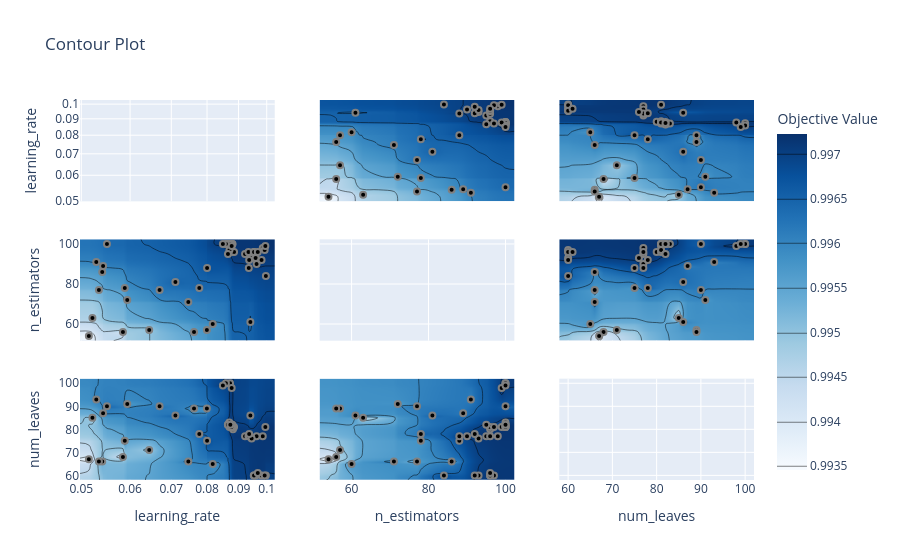

Source (notebook cell):
### Code cell
from optuna.visualization import plot_contour

plot_contour(study)

### Figure 1 — Plotly figure (JSON) as saved in the notebook; plotly's stock layout.template omitted (floating-point values rounded to 4 significant figures; data arrays with more than 128 entries replaced by an {"elided": "..."} marker saying what was removed)
{"data": [{"type": "scatter", "xaxis": "x", "yaxis": "y"}, {"colorbar": {"title": {"text": "Objective Value"}}, "colorscale": [[0, "rgb(247,251,255)"], [0.125, "rgb(222,235,247)"], [0.25, "rgb(198,219,239)"], [0.375, "rgb(158,202,225)"], [0.5, "rgb(107,174,214)"], [0.625, "rgb(66,146,198)"], [0.75, "rgb(33,113,181)"], [0.875, "rgb(8,81,156)"], [1, "rgb(8,48,107)"]], "connectgaps": true, "contours": {"coloring": "heatmap"}, "hoverinfo": "none", "line": {"smoothing": 1.3}, "reversescale": false, "showscale": true, "type": "contour", "x": [0.04976, 0.05143, 0.05213, 0.05288, 0.0534, 0.05407, 0.05424, 0.05503, 0.05842, 0.05882, 0.05937, 0.06445, 0.06699, 0.07108, 0.0746, 0.0762, 0.07772, 0.07995, 0.08001, 0.08172, 0.08488, 0.08585, 0.08647, 0.08651, 0.08695, 0.087, 0.08719, 0.08728, 0.08743, 0.08762, 0.08771, 0.08793, 0.08797, 0.08814, 0.0885, 0.09221, 0.0934, 0.09351, 0.09365, 0.09407, 0.09451, 0.09527, 0.09536, 0.09594, 0.09628, 0.09671, 0.09809, 0.09852, 0.09923, 0.09949, 0.09968, 0.103], "xaxis": "x4", "y": [51.7, 54, 56, 57, 60, 61, 63, 71, 72, 77, 78, 81, 84, 86, 88, 89, 90, 91, 92, 93, 95, 96, 97, 98, 99, 100, 102.3], "yaxis": "y4", "z": {"elided": "27x52 float values"}}, {"marker": {"color": "black", "line": {"color": "Gray", "width": 2}}, "mode": "markers", "name": "Feasible Trial", "showlegend": false, "type": "scatter", "x": [0.07108, 0.07995, 0.07772, 0.05213, 0.08172, 0.06445, 0.05937, 0.08001, 0.0762, 0.05503, 0.06699, 0.05842, 0.05407, 0.0534, 0.05424, 0.05143, 0.05288, 0.0746, 0.09968, 0.05882, 0.09407, 0.09852, 0.09221, 0.0934, 0.09628, 0.09351, 0.09451, 0.09365, 0.09594, 0.09809, 0.09527, 0.09923, 0.09536, 0.09671, 0.09949, 0.08814, 0.0885, 0.087, 0.08651, 0.08743, 0.08719, 0.08695, 0.08647, 0.08793, 0.08797, 0.08762, 0.08728, 0.08585, 0.08771, 0.08488], "xaxis": "x4", "y": [81, 57, 78, 63, 60, 57, 72, 88, 56, 100, 77, 56, 86, 77, 89, 54, 91, 71, 84, 78, 61, 98, 95, 96, 90, 88, 93, 92, 93, 92, 96, 97, 96, 96, 99, 96, 96, 97, 95, 100, 100, 100, 100, 100, 100, 100, 100, 100, 99, 100], "yaxis": "y4"}, {"colorbar": {"title": {"text": "Objective Value"}}, "colorscale": [[0, "rgb(247,251,255)"], [0.125, "rgb(222,235,247)"], [0.25, "rgb(198,219,239)"], [0.375, "rgb(158,202,225)"], [0.5, "rgb(107,174,214)"], [0.625, "rgb(66,146,198)"], [0.75, "rgb(33,113,181)"], [0.875, "rgb(8,81,156)"], [1, "rgb(8,48,107)"]], "connectgaps": true, "contours": {"coloring": "heatmap"}, "hoverinfo": "none", "line": {"smoothing": 1.3}, "reversescale": false, "showscale": false, "type": "contour", "x": [0.04976, 0.05143, 0.05213, 0.05288, 0.0534, 0.05407, 0.05424, 0.05503, 0.05842, 0.05882, 0.05937, 0.06445, 0.06699, 0.07108, 0.0746, 0.0762, 0.07772, 0.07995, 0.08001, 0.08172, 0.08488, 0.08585, 0.08647, 0.08651, 0.08695, 0.087, 0.08719, 0.08728, 0.08743, 0.08762, 0.08771, 0.08793, 0.08797, 0.08814, 0.0885, 0.09221, 0.0934, 0.09351, 0.09365, 0.09407, 0.09451, 0.09527, 0.09536, 0.09594, 0.09628, 0.09671, 0.09809, 0.09852, 0.09923, 0.09949, 0.09968, 0.103], "xaxis": "x7", "y": [58, 60, 61, 65, 66, 67, 68, 71, 75, 76, 77, 78, 80, 81, 82, 83, 85, 86, 87, 89, 90, 91, 93, 98, 99, 100, 102], "yaxis": "y7", "z": {"elided": "27x52 float values"}}, {"marker": {"color": "black", "line": {"color": "Gray", "width": 2}}, "mode": "markers", "name": "Feasible Trial", "showlegend": false, "type": "scatter", "x": [0.07108, 0.07995, 0.07772, 0.05213, 0.08172, 0.06445, 0.05937, 0.08001, 0.0762, 0.05503, 0.06699, 0.05842, 0.05407, 0.0534, 0.05424, 0.05143, 0.05288, 0.0746, 0.09968, 0.05882, 0.09407, 0.09852, 0.09221, 0.0934, 0.09628, 0.09351, 0.09451, 0.09365, 0.09594, 0.09809, 0.09527, 0.09923, 0.09536, 0.09671, 0.09949, 0.08814, 0.0885, 0.087, 0.08651, 0.08743, 0.08719, 0.08695, 0.08647, 0.08793, 0.08797, 0.08762, 0.08728, 0.08585, 0.08771, 0.08488], "xaxis": "x7", "y": [86, 89, 78, 85, 65, 71, 91, 75, 89, 90, 90, 68, 66, 66, 87, 67, 93, 66, 60, 75, 86, 77, 77, 77, 77, 77, 76, 78, 60, 60, 60, 60, 60, 61, 81, 80, 81, 81, 82, 81, 100, 83, 82, 82, 81, 81, 82, 100, 98, 99], "yaxis": "y7"}, {"colorbar": {"title": {"text": "Objective Value"}}, "colorscale": [[0, "rgb(247,251,255)"], [0.125, "rgb(222,235,247)"], [0.25, "rgb(198,219,239)"], [0.375, "rgb(158,202,225)"], [0.5, "rgb(107,174,214)"], [0.625, "rgb(66,146,198)"], [0.75, "rgb(33,113,181)"], [0.875, "rgb(8,81,156)"], [1, "rgb(8,48,107)"]], "connectgaps": true, "contours": {"coloring": "heatmap"}, "hoverinfo": "none", "line": {"smoothing": 1.3}, "reversescale": false, "showscale": false, "type": "contour", "x": [51.7, 54, 56, 57, 60, 61, 63, 71, 72, 77, 78, 81, 84, 86, 88, 89, 90, 91, 92, 93, 95, 96, 97, 98, 99, 100, 102.3], "xaxis": "x2", "y": [0.04976, 0.05143, 0.05213, 0.05288, 0.0534, 0.05407, 0.05424, 0.05503, 0.05842, 0.05882, 0.05937, 0.06445, 0.06699, 0.07108, 0.0746, 0.0762, 0.07772, 0.07995, 0.08001, 0.08172, 0.08488, 0.08585, 0.08647, 0.08651, 0.08695, 0.087, 0.08719, 0.08728, 0.08743, 0.08762, 0.08771, 0.08793, 0.08797, 0.08814, 0.0885, 0.09221, 0.0934, 0.09351, 0.09365, 0.09407, 0.09451, 0.09527, 0.09536, 0.09594, 0.09628, 0.09671, 0.09809, 0.09852, 0.09923, 0.09949, 0.09968, 0.103], "yaxis": "y2", "z": {"elided": "52x27 float values"}}, {"marker": {"color": "black", "line": {"color": "Gray", "width": 2}}, "mode": "markers", "name": "Feasible Trial", "showlegend": false, "type": "scatter", "x": [81, 57, 78, 63, 60, 57, 72, 88, 56, 100, 77, 56, 86, 77, 89, 54, 91, 71, 84, 78, 61, 98, 95, 96, 90, 88, 93, 92, 93, 92, 96, 97, 96, 96, 99, 96, 96, 97, 95, 100, 100, 100, 100, 100, 100, 100, 100, 100, 99, 100], "xaxis": "x2", "y": [0.07108, 0.07995, 0.07772, 0.05213, 0.08172, 0.06445, 0.05937, 0.08001, 0.0762, 0.05503, 0.06699, 0.05842, 0.05407, 0.0534, 0.05424, 0.05143, 0.05288, 0.0746, 0.09968, 0.05882, 0.09407, 0.09852, 0.09221, 0.0934, 0.09628, 0.09351, 0.09451, 0.09365, 0.09594, 0.09809, 0.09527, 0.09923, 0.09536, 0.09671, 0.09949, 0.08814, 0.0885, 0.087, 0.08651, 0.08743, 0.08719, 0.08695, 0.08647, 0.08793, 0.08797, 0.08762, 0.08728, 0.08585, 0.08771, 0.08488], "yaxis": "y2"}, {"type": "scatter", "xaxis": "x5", "yaxis": "y5"}, {"colorbar": {"title": {"text": "Objective Value"}}, "colorscale": [[0, "rgb(247,251,255)"], [0.125, "rgb(222,235,247)"], [0.25, "rgb(198,219,239)"], [0.375, "rgb(158,202,225)"], [0.5, "rgb(107,174,214)"], [0.625, "rgb(66,146,198)"], [0.75, "rgb(33,113,181)"], [0.875, "rgb(8,81,156)"], [1, "rgb(8,48,107)"]], "connectgaps": true, "contours": {"coloring": "heatmap"}, "hoverinfo": "none", "line": {"smoothing": 1.3}, "reversescale": false, "showscale": false, "type": "contour", "x": [51.7, 54, 56, 57, 60, 61, 63, 71, 72, 77, 78, 81, 84, 86, 88, 89, 90, 91, 92, 93, 95, 96, 97, 98, 99, 100, 102.3], "xaxis": "x8", "y": [58, 60, 61, 65, 66, 67, 68, 71, 75, 76, 77, 78, 80, 81, 82, 83, 85, 86, 87, 89, 90, 91, 93, 98, 99, 100, 102], "yaxis": "y8", "z": {"elided": "27x27 float values"}}, {"marker": {"color": "black", "line": {"color": "Gray", "width": 2}}, "mode": "markers", "name": "Feasible Trial", "showlegend": false, "type": "scatter", "x": [81, 57, 78, 63, 60, 57, 72, 88, 56, 100, 77, 56, 86, 77, 89, 54, 91, 71, 84, 78, 61, 98, 95, 96, 90, 88, 93, 92, 93, 92, 96, 97, 96, 96, 99, 96, 96, 97, 95, 100, 100, 100, 100, 100, 100, 100, 100, 100, 99, 100], "xaxis": "x8", "y": [86, 89, 78, 85, 65, 71, 91, 75, 89, 90, 90, 68, 66, 66, 87, 67, 93, 66, 60, 75, 86, 77, 77, 77, 77, 77, 76, 78, 60, 60, 60, 60, 60, 61, 81, 80, 81, 81, 82, 81, 100, 83, 82, 82, 81, 81, 82, 100, 98, 99], "yaxis": "y8"}, {"colorbar": {"title": {"text": "Objective Value"}}, "colorscale": [[0, "rgb(247,251,255)"], [0.125, "rgb(222,235,247)"], [0.25, "rgb(198,219,239)"], [0.375, "rgb(158,202,225)"], [0.5, "rgb(107,174,214)"], [0.625, "rgb(66,146,198)"], [0.75, "rgb(33,113,181)"], [0.875, "rgb(8,81,156)"], [1, "rgb(8,48,107)"]], "connectgaps": true, "contours": {"coloring": "heatmap"}, "hoverinfo": "none", "line": {"smoothing": 1.3}, "reversescale": false, "showscale": false, "type": "contour", "x": [58, 60, 61, 65, 66, 67, 68, 71, 75, 76, 77, 78, 80, 81, 82, 83, 85, 86, 87, 89, 90, 91, 93, 98, 99, 100, 102], "xaxis": "x3", "y": [0.04976, 0.05143, 0.05213, 0.05288, 0.0534, 0.05407, 0.05424, 0.05503, 0.05842, 0.05882, 0.05937, 0.06445, 0.06699, 0.07108, 0.0746, 0.0762, 0.07772, 0.07995, 0.08001, 0.08172, 0.08488, 0.08585, 0.08647, 0.08651, 0.08695, 0.087, 0.08719, 0.08728, 0.08743, 0.08762, 0.08771, 0.08793, 0.08797, 0.08814, 0.0885, 0.09221, 0.0934, 0.09351, 0.09365, 0.09407, 0.09451, 0.09527, 0.09536, 0.09594, 0.09628, 0.09671, 0.09809, 0.09852, 0.09923, 0.09949, 0.09968, 0.103], "yaxis": "y3", "z": {"elided": "52x27 float values"}}, {"marker": {"color": "black", "line": {"color": "Gray", "width": 2}}, "mode": "markers", "name": "Feasible Trial", "showlegend": false, "type": "scatter", "x": [86, 89, 78, 85, 65, 71, 91, 75, 89, 90, 90, 68, 66, 66, 87, 67, 93, 66, 60, 75, 86, 77, 77, 77, 77, 77, 76, 78, 60, 60, 60, 60, 60, 61, 81, 80, 81, 81, 82, 81, 100, 83, 82, 82, 81, 81, 82, 100, 98, 99], "xaxis": "x3", "y": [0.07108, 0.07995, 0.07772, 0.05213, 0.08172, 0.06445, 0.05937, 0.08001, 0.0762, 0.05503, 0.06699, 0.05842, 0.05407, 0.0534, 0.05424, 0.05143, 0.05288, 0.0746, 0.09968, 0.05882, 0.09407, 0.09852, 0.09221, 0.0934, 0.09628, 0.09351, 0.09451, 0.09365, 0.09594, 0.09809, 0.09527, 0.09923, 0.09536, 0.09671, 0.09949, 0.08814, 0.0885, 0.087, 0.08651, 0.08743, 0.08719, 0.08695, 0.08647, 0.08793, 0.08797, 0.08762, 0.08728, 0.08585, 0.08771, 0.08488], "yaxis": "y3"}, {"colorbar": {"title": {"text": "Objective Value"}}, "colorscale": [[0, "rgb(247,251,255)"], [0.125, "rgb(222,235,247)"], [0.25, "rgb(198,219,239)"], [0.375, "rgb(158,202,225)"], [0.5, "rgb(107,174,214)"], [0.625, "rgb(66,146,198)"], [0.75, "rgb(33,113,181)"], [0.875, "rgb(8,81,156)"], [1, "rgb(8,48,107)"]], "connectgaps": true, "contours": {"coloring": "heatmap"}, "hoverinfo": "none", "line": {"smoothing": 1.3}, "reversescale": false, "showscale": false, "type": "contour", "x": [58, 60, 61, 65, 66, 67, 68, 71, 75, 76, 77, 78, 80, 81, 82, 83, 85, 86, 87, 89, 90, 91, 93, 98, 99, 100, 102], "xaxis": "x6", "y": [51.7, 54, 56, 57, 60, 61, 63, 71, 72, 77, 78, 81, 84, 86, 88, 89, 90, 91, 92, 93, 95, 96, 97, 98, 99, 100, 102.3], "yaxis": "y6", "z": {"elided": "27x27 float values"}}, {"marker": {"color": "black", "line": {"color": "Gray", "width": 2}}, "mode": "markers", "name": "Feasible Trial", "showlegend": false, "type": "scatter", "x": [86, 89, 78, 85, 65, 71, 91, 75, 89, 90, 90, 68, 66, 66, 87, 67, 93, 66, 60, 75, 86, 77, 77, 77, 77, 77, 76, 78, 60, 60, 60, 60, 60, 61, 81, 80, 81, 81, 82, 81, 100, 83, 82, 82, 81, 81, 82, 100, 98, 99], "xaxis": "x6", "y": [81, 57, 78, 63, 60, 57, 72, 88, 56, 100, 77, 56, 86, 77, 89, 54, 91, 71, 84, 78, 61, 98, 95, 96, 90, 88, 93, 92, 93, 92, 96, 97, 96, 96, 99, 96, 96, 97, 95, 100, 100, 100, 100, 100, 100, 100, 100, 100, 99, 100], "yaxis": "y6"}, {"type": "scatter", "xaxis": "x9", "yaxis": "y9"}], "layout": {"title": {"text": "Contour Plot"}, "xaxis": {"anchor": "y", "domain": [0, 0.2889], "matches": "x7", "range": [-1.303, -0.987], "showticklabels": false, "type": "log"}, "xaxis2": {"anchor": "y2", "domain": [0.3556, 0.6444], "matches": "x8", "range": [51.7, 102.3], "showticklabels": false}, "xaxis3": {"anchor": "y3", "domain": [0.7111, 1], "matches": "x9", "range": [58, 102], "showticklabels": false}, "xaxis4": {"anchor": "y4", "domain": [0, 0.2889], "matches": "x7", "range": [-1.303, -0.987], "showticklabels": false, "type": "log"}, "xaxis5": {"anchor": "y5", "domain": [0.3556, 0.6444], "matches": "x8", "range": [51.7, 102.3], "showticklabels": false}, "xaxis6": {"anchor": "y6", "domain": [0.7111, 1], "matches": "x9", "range": [58, 102], "showticklabels": false}, "xaxis7": {"anchor": "y7", "domain": [0, 0.2889], "range": [-1.303, -0.987], "title": {"text": "learning_rate"}, "type": "log"}, "xaxis8": {"anchor": "y8", "domain": [0.3556, 0.6444], "range": [51.7, 102.3], "title": {"text": "n_estimators"}}, "xaxis9": {"anchor": "y9", "domain": [0.7111, 1], "range": [58, 102], "title": {"text": "num_leaves"}}, "yaxis": {"anchor": "x", "domain": [0.7333, 1], "range": [-1.303, -0.987], "title": {"text": "learning_rate"}, "type": "log"}, "yaxis2": {"anchor": "x2", "domain": [0.7333, 1], "matches": "y", "range": [-1.303, -0.987], "showticklabels": false, "type": "log"}, "yaxis3": {"anchor": "x3", "domain": [0.7333, 1], "matches": "y", "range": [-1.303, -0.987], "showticklabels": false, "type": "log"}, "yaxis4": {"anchor": "x4", "domain": [0.3667, 0.6333], "range": [51.7, 102.3], "title": {"text": "n_estimators"}}, "yaxis5": {"anchor": "x5", "domain": [0.3667, 0.6333], "matches": "y4", "range": [51.7, 102.3], "showticklabels": false}, "yaxis6": {"anchor": "x6", "domain": [0.3667, 0.6333], "matches": "y4", "range": [51.7, 102.3], "showticklabels": false}, "yaxis7": {"anchor": "x7", "domain": [0, 0.2667], "range": [58, 102], "title": {"text": "num_leaves"}}, "yaxis8": {"anchor": "x8", "domain": [0, 0.2667], "matches": "y7", "range": [58, 102], "showticklabels": false}, "yaxis9": {"anchor": "x9", "domain": [0, 0.2667], "matches": "y7", "range": [58, 102], "showticklabels": false}}}
